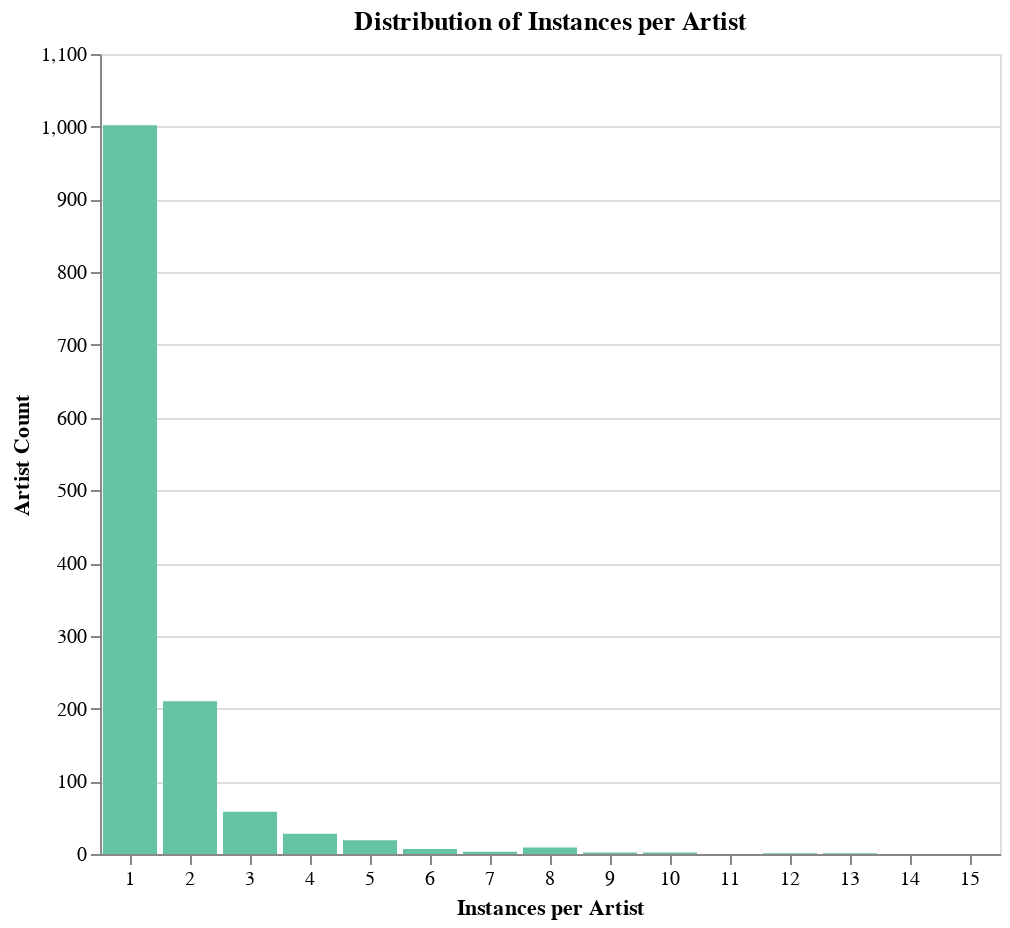

Write notebook code for a chart like this one.
### Code cell
artist_distribution(df)

### Figure 1 — Vega-Lite specification as saved in the notebook (floating-point values rounded to 4 significant figures)
{"config": {"view": {"continuousWidth": 300, "continuousHeight": 300}}, "data": {"name": "data-cb2c5abf091db82a2af2418c719d7e21"}, "mark": {"type": "bar"}, "encoding": {"color": {"value": "#66c2a5"}, "tooltip": [{"field": "count", "title": "Instances", "type": "quantitative"}, {"field": "share", "format": ".2%", "title": "Share", "type": "quantitative"}], "x": {"axis": {"labelAngle": 0, "title": "Instances per Artist"}, "field": "instance", "scale": {"domain": [1.0, 2.0, 3.0, 4.0, 5.0, 6.0, 7.0, 8.0, 9.0, 10.0, 11.0, 12.0, 13.0, 14.0, 15.0]}, "type": "ordinal"}, "y": {"axis": {"title": "Artist Count"}, "field": "count", "type": "quantitative"}}, "height": 400, "title": "Distribution of Instances per Artist", "width": 450, "$schema": "https://vega.github.io/schema/vega-lite/v5.8.0.json", "datasets": {"data-cb2c5abf091db82a2af2418c719d7e21": [{"instance": 1, "count": 1002, "share": 0.7461}, {"instance": 2, "count": 210, "share": 0.1564}, {"instance": 3, "count": 58, "share": 0.04319}, {"instance": 4, "count": 28, "share": 0.02085}, {"instance": 5, "count": 19, "share": 0.01415}, {"instance": 6, "count": 7, "share": 0.005212}, {"instance": 7, "count": 3, "share": 0.002234}, {"instance": 8, "count": 9, "share": 0.006701}, {"instance": 9, "count": 2, "share": 0.001489}, {"instance": 10, "count": 2, "share": 0.001489}, {"instance": 12, "count": 1, "share": 0.0007446}, {"instance": 13, "count": 1, "share": 0.0007446}, {"instance": 16, "count": 1, "share": 0.0007446}]}}
